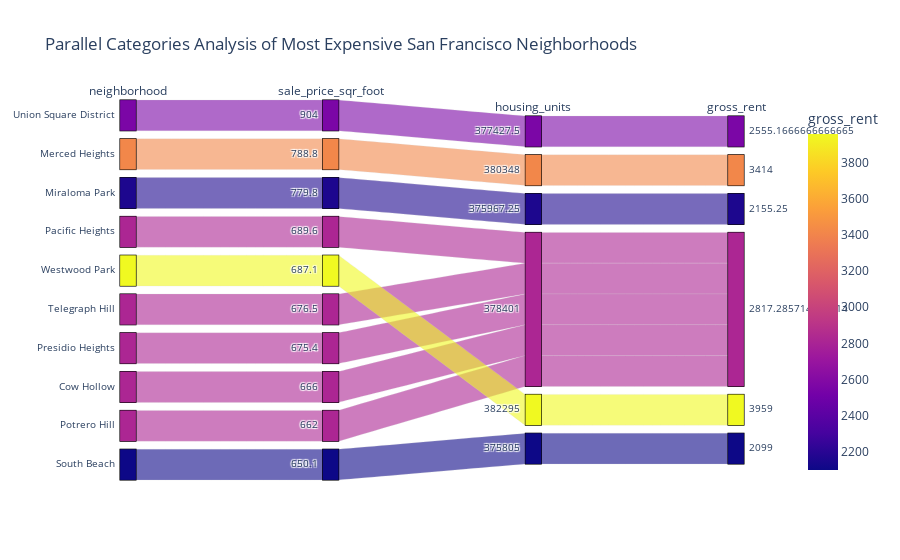

The cell this chart's notebook holds for it:
### Markdown cell above
## Cost Analysis - Optional Challenge

In this section, you will use Plotly express to create visualizations that investors can use to interactively filter and explore various factors related to the house value of the San Francisco's neighborhoods. 

### Create a DataFrame showing the most expensive neighborhoods in San Francisco by year

### Code cell
# Fetch the data from all expensive neighborhoods per year.
most_exp = sfo_data.groupby(['neighborhood']).mean().sort_values(by='sale_price_sqr_foot', axis=0, ascending=False)
most_exp = most_exp.reset_index().head(10)
most_exp['sale_price_sqr_foot'] = most_exp['sale_price_sqr_foot'].round(1)

#Parallel Categories Plot
par_plot = px.parallel_categories(most_exp,
    color='gross_rent',
    title='Parallel Categories Analysis of Most Expensive San Francisco Neighborhoods'
                                 )

par_plot.show()

### Figure 1 — Plotly figure (JSON) as saved in the notebook; plotly's stock layout.template omitted (floating-point values rounded to 4 significant figures)
{"data": [{"dimensions": [{"label": "neighborhood", "values": ["Union Square District", "Merced Heights", "Miraloma Park", "Pacific Heights", "Westwood Park", "Telegraph Hill", "Presidio Heights", "Cow Hollow", "Potrero Hill", "South Beach"]}, {"label": "sale_price_sqr_foot", "values": [904, 788.8, 779.8, 689.6, 687.1, 676.5, 675.4, 666, 662, 650.1]}, {"label": "housing_units", "values": [377400.0, 380348, 376000.0, 378401, 382295, 378401, 378401, 378401, 378401, 375805]}, {"label": "gross_rent", "values": [2555.0, 3414, 2155.0, 2817.0, 3959, 2817.0, 2817.0, 2817.0, 2817.0, 2099]}], "domain": {"x": [0, 1], "y": [0, 1]}, "line": {"color": [2555.0, 3414, 2155.0, 2817.0, 3959, 2817.0, 2817.0, 2817.0, 2817.0, 2099], "coloraxis": "coloraxis"}, "name": "", "type": "parcats"}], "layout": {"autosize": true, "coloraxis": {"colorbar": {"title": {"text": "gross_rent"}}, "colorscale": [[0, "#0d0887"], [0.1111, "#46039f"], [0.2222, "#7201a8"], [0.3333, "#9c179e"], [0.4444, "#bd3786"], [0.5556, "#d8576b"], [0.6667, "#ed7953"], [0.7778, "#fb9f3a"], [0.8889, "#fdca26"], [1, "#f0f921"]]}, "legend": {"tracegroupgap": 0}, "title": {"text": "Parallel Categories Analysis of Most Expensive San Francisco Neighborhoods"}}}
